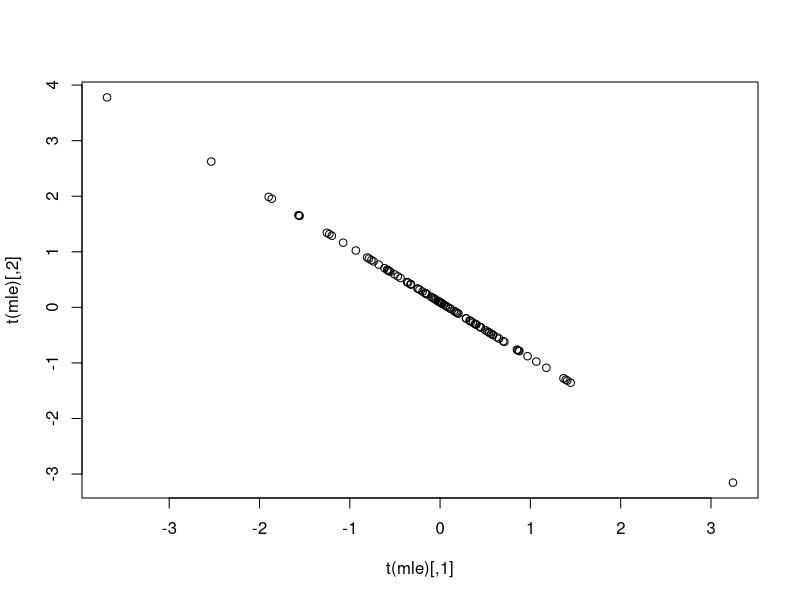
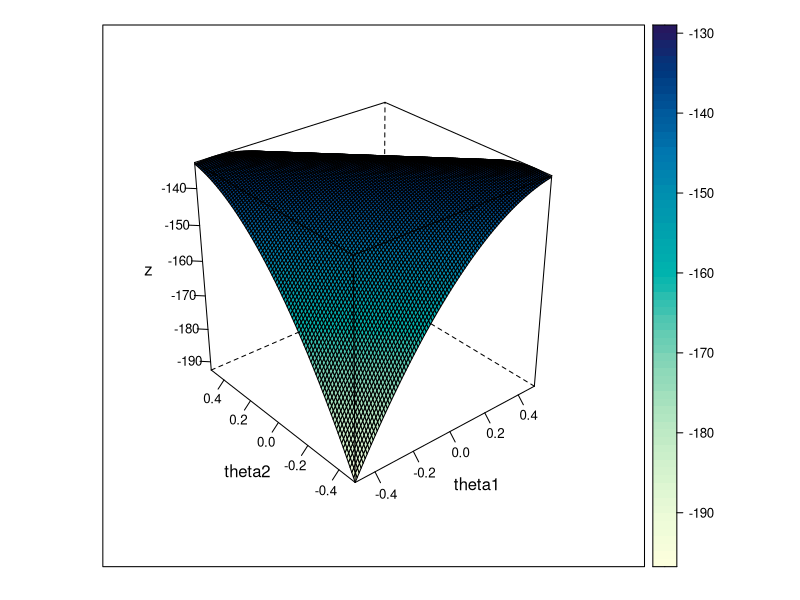
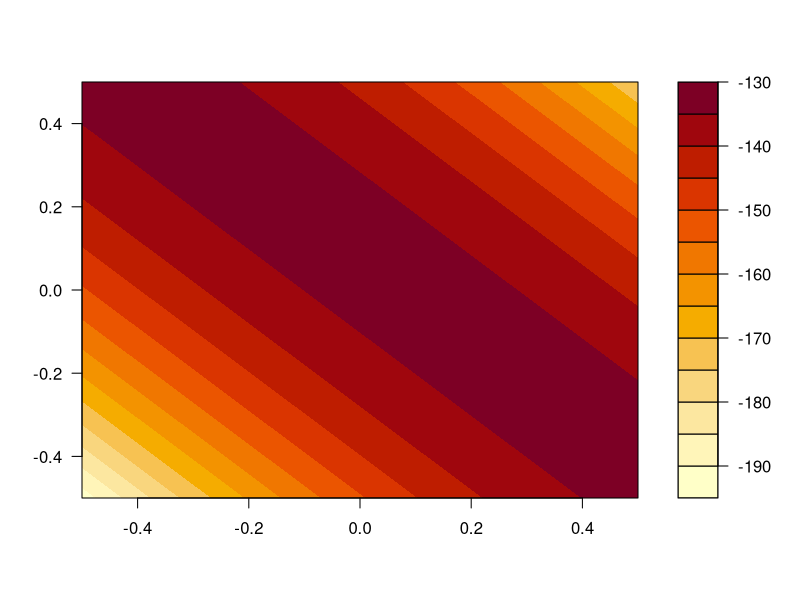

R code for these plots, in order:
#################################################################
# Identification Issues in ML
# Lab 2, 15.9.14
# Quant III, Elad Zippory
#################################################################

rm(list=ls())
set.seed(123)

y <- rnorm(100)
# let's define the log likelihood for a normal.
# here we are using a ready made function - dnorm()
llik <- function(theta) -sum(dnorm(y, theta[1]+theta[2], 1, log=TRUE))
# we are going to avoid the loop from before, so we throw optim into
# another function. This is a not just matter of style:
# loops are readable to a point (ureadable code = bugs)
opt  <- function(start.value) optim(start.value, llik)$par
# replicate() is a member of lapply,sapply etc.
mle  <- replicate(100, opt(rnorm(2)))
# investigate this new creature by yourself with str()

# MLE values starting at different places
plot(t(mle))
# ... a perfect straight line.

# Let's look at the hessian... what do we expect to see?
optim(rnorm(2), llik, hessian=TRUE)


# Let's look at the log-likelihood surface:
# for this we need to do a nice grid mapping of the likelihood
# so we are going to evaluate the function many times...
# (if you do not understand the various commands, 
# explore them with tab or the help page)
# it is not your Q1 R code, make sure to get it.
L <- 100
theta  <- seq(-1/2, 1/2, length=L)
z      <- -apply(expand.grid(theta, theta), 1, llik)
dat   <- data.frame(z=z, theta=theta)

library(lattice)
wireframe(z ~ theta*theta, drape=TRUE, data=dat, xlab="theta1", 
          ylab="theta2", scale=list(arrows=FALSE))
filled.contour(theta, theta, matrix(z, ncol=L, nrow=L))
# so the maxima is actually a ridge. very sad.

# We would like to investigate the Hessian, but it is singular. 
# so we are going to use the simulated standard error.

set.seed(123)
iter=c(100,1000,10000,100000)

#runif(n = 2,min = -Inf,max = Inf)
for (i in iter)
{
  mle  <- replicate(i, opt(rcauchy(n = 2,scale = 10,location = 0)))  
  print(c(sd(mle[1,]),sd(mle[2,])))
}

# boom. we don't have anything when the parameters are not identified.
# not even standrad errors.



